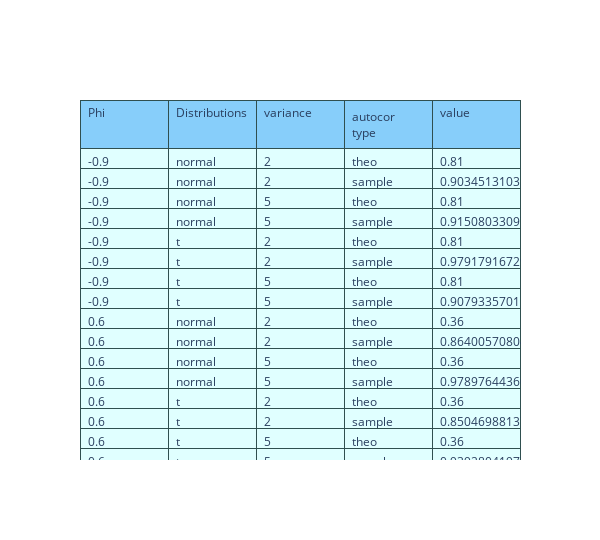

Notebook cell for this chart:
### Code cell
#generate table of the above results:
colen = len(one_arr)
col1 = np.repeat(phi, [colen/2,colen/2], axis=0)
col2 = np.repeat(["normal","t","normal","t"], 4, axis=0)
col3 = np.repeat([2,5,2,5,2,5,2,5], 2, axis=0)
col4 = ["theo","sample","theo","sample","theo","sample","theo","sample","theo","sample","theo","sample","theo","sample","theo","sample"]
fig = go.Figure(data=[go.Table(
    header=dict(values=['Phi', 'Distributions', 'variance','autocor type','value'],
                line_color='darkslategray',
                fill_color='lightskyblue',
                align='left'),
    cells=dict(values=[col1,
                       col2,
                       col3,
                       col4,
                       one_arr],
                  
               line_color='darkslategray',
               fill_color='lightcyan',
               align='left'))
])

fig.update_layout(width=600, height=540)
fig.show()

### Figure 1 — Plotly figure (JSON) as saved in the notebook; plotly's stock layout.template omitted (floating-point values rounded to 4 significant figures)
{"data": [{"cells": {"align": "left", "fill": {"color": "lightcyan"}, "line": {"color": "darkslategray"}, "values": [[-0.9, -0.9, -0.9, -0.9, -0.9, -0.9, -0.9, -0.9, 0.6, 0.6, 0.6, 0.6, 0.6, 0.6, 0.6, 0.6], ["normal", "normal", "normal", "normal", "t", "t", "t", "t", "normal", "normal", "normal", "normal", "t", "t", "t", "t"], [2, 2, 5, 5, 2, 2, 5, 5, 2, 2, 5, 5, 2, 2, 5, 5], ["theo", "sample", "theo", "sample", "theo", "sample", "theo", "sample", "theo", "sample", "theo", "sample", "theo", "sample", "theo", "sample"], [0.81, 0.9035, 0.81, 0.9151, 0.81, 0.9792, 0.81, 0.9079, 0.36, 0.864, 0.36, 0.979, 0.36, 0.8505, 0.36, 0.9393]]}, "header": {"align": "left", "fill": {"color": "lightskyblue"}, "line": {"color": "darkslategray"}, "values": ["Phi", "Distributions", "variance", "autocor type", "value"]}, "type": "table"}], "layout": {"height": 540, "width": 600}}
